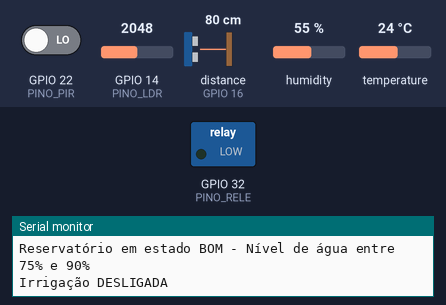
A sketch run on a simulated ESP32. On the bench: switched loads named in the sketch (green lamp = pin HIGH), the last lines printed to the serial monitor. Wiring (inferred from the names in the program): ultrasonic range finder: trigger GPIO 17; echo GPIO 16. The inputs (shaded band) are chosen by the test bench; at power-on: humidity 55 %, GPIO 14 (PINO_LDR) = 2048, GPIO 22 (PINO_PIR) LOW, distance to the obstacle (sensor on GPIO 16) 80 cm, temperature 24 °C. The echo pulse lasts 58.3 µs per cm; pins used as bus, display or sensor lines are not drawn.

Above: at 5.8 s.
5.9 s: humidity set to 41 %
11.9 s: humidity set to 38 %
At 16.5 s:
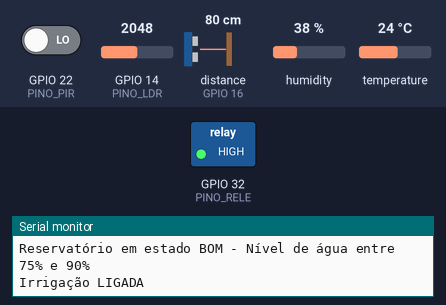
46.6 s: GPIO 14 (PINO_LDR) set to 2944
52.6 s: GPIO 14 (PINO_LDR) set to 3059
At 55.9 s:
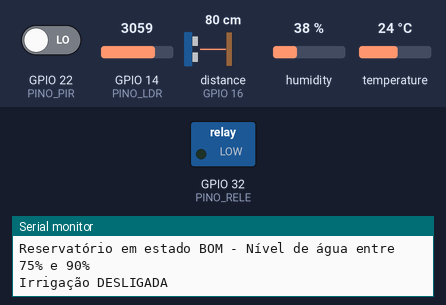
Timing chart, 0 to 57.4 s (numbered marks = the images above; inputs shaded):
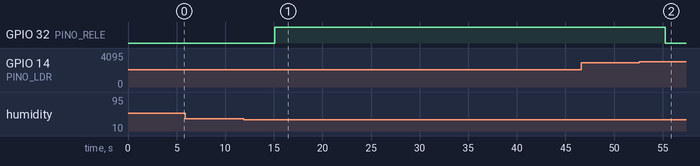

Measured:
- the behaviour switches between 40 and 39 % on humidity (found by bisection; images 0 and 1)
- the behaviour switches between 2999 and 3000 on GPIO 14 (PINO_LDR) (found by bisection; images 1 and 2)
- after the input at 11.9 s, GPIO 32 (PINO_RELE): LOW → HIGH after 3.2 s
- after the input at 52.6 s, GPIO 32 (PINO_RELE): HIGH → LOW after 2.6 s

The sketch:

Scketch.ino
```cpp
// Importa a biblioteca DHT
#include <DHT.h>

// Definição dos pinos dos sensores e atuadores
#define PINO_PIR 22       // Pino para o sensor PIR
#define PINO_DHT 12       // Pino para o DHT22
#define PINO_LDR 14       // Pino para o LDR (sensor de intensidade da luz solar)
#define TRIG_PIN 17       // Pino GPIO conectado ao Trig do HC-SR04
#define ECHO_PIN 16       // Pino GPIO conectado ao Echo do HC-SR04
#define PINO_RELE 32      // Pino de controle para ativação do relé

// Definição do tipo de sensor DHT
#define TIPO_DHT DHT22
DHT dht(PINO_DHT, TIPO_DHT);

// --- Variáveis e Parâmetros ---
const int ALTURA_RESERVATORIO = 400;    // Altura do reservatório em centímetros
const int NIVEL_MAXIMO = 400000;        // Nível máximo do reservatório em litros
const int NIVEL_MINIMO = 10000;         // Nível mínimo do reservatório em litros

// Limiares para controle
const float UMIDADE_MINIMA = 40.0;      // Umidade mínima em porcentagem
const float TEMPERATURA_MAXIMA = 30.0;  // Temperatura máxima em Celsius
const int LIMIAR_LDR = 3000;            // Limiar para o valor do LDR (ajuste conforme necessário)

// Variáveis globais
float umidade = 0.0;
float temperatura = 0.0;
int valorLDR = 0;
int nivel = 0;

void setup() {
  // Inicialização da comunicação serial
  Serial.begin(115200);

  // Configuração dos pinos dos sensores
  pinMode(PINO_PIR, INPUT);
  pinMode(PINO_LDR, INPUT);

  // Inicialização do sensor DHT22
  dht.begin();

  // Configuração dos pinos do HC-SR04
  pinMode(TRIG_PIN, OUTPUT);
  pinMode(ECHO_PIN, INPUT);

  // Configuração do pino do relé
  pinMode(PINO_RELE, OUTPUT);
  digitalWrite(PINO_RELE, LOW); // Garante que o relé esteja desligado no início
}

void loop() {
  lerSensorPIR();
  lerSensorDHT22();
  lerSensorLDR();
  lerNivelAgua();
  controlarIrrigacao();
  delay(5000);  // Aguarda 5 segundos antes da próxima leitura
}

// --- Funções Auxiliares ---

void lerSensorPIR() {
  int pirValue = digitalRead(PINO_PIR);

  if (pirValue == HIGH) {
    Serial.println("Movimento detectado! Alarme acionado!");
  }
}

void lerSensorDHT22() {
  umidade = dht.readHumidity();
  temperatura = dht.readTemperature();

  if (isnan(umidade) || isnan(temperatura)) {
    Serial.println("Falha ao ler o DHT!");
  } else {
    Serial.print("Temperatura: ");
    Serial.print(temperatura);
    Serial.println(" °C");

    Serial.print("Umidade: ");
    Serial.print(umidade);
    Serial.println(" %");

    if (umidade < UMIDADE_MINIMA) {
      Serial.println("ALERTA: Umidade baixa! Condições secas podem prejudicar as plantas.");
    }

    if (temperatura > TEMPERATURA_MAXIMA) {
      Serial.println("ALERTA: Temperatura alta! Condições de calor extremo detectadas.");
    }
  }
}

void lerSensorLDR() {
  valorLDR = analogRead(PINO_LDR);

  Serial.print("Luminosidade (LDR): ");
  Serial.println(valorLDR);
}

void lerNivelAgua() {
  unsigned long duracao;
  unsigned int distancia;

  // Envia um pulso de 10us para o Trig
  digitalWrite(TRIG_PIN, LOW);
  delayMicroseconds(2);
  digitalWrite(TRIG_PIN, HIGH);
  delayMicroseconds(10);
  digitalWrite(TRIG_PIN, LOW);

  // Calcula o tempo de duração do pulso de retorno no Echo
  duracao = pulseIn(ECHO_PIN, HIGH, 30000);  // Timeout de 30ms

  // Calcula a distância em centímetros
  distancia = duracao * 0.034 / 2;

  // Verifica se a distância está dentro do esperado
  if (distancia <= 0 || distancia > ALTURA_RESERVATORIO) {
    Serial.println("Leitura do nível de água fora de alcance");
  } else {
    // Calcula o nível atual do reservatório
    nivel = (ALTURA_RESERVATORIO - distancia) * (NIVEL_MAXIMO / ALTURA_RESERVATORIO);
    nivel = constrain(nivel, 0, NIVEL_MAXIMO);

    Serial.print("Nível da Água: ");
    Serial.print(nivel);
    Serial.print(" / ");
    Serial.print(NIVEL_MAXIMO);
    Serial.println(" Litros");

    exibirEstadoReservatorio(distancia);
  }
}

void exibirEstadoReservatorio(int distancia) {
  if (distancia <= 39) {
    Serial.println("Reservatório em estado ÓTIMO - Nível de água acima de 90%");
  } else if (distancia <= 100) {
    Serial.println("Reservatório em estado BOM - Nível de água entre 75% e 90%");
  } else if (distancia <= 200) {
    Serial.println("Reservatório em estado NORMAL - Nível de água entre 50% e 74%");
  } else if (distancia <= 300) {
    Serial.println("Reservatório em estado de RISCO - Nível de água entre 25% e 49%");
  } else if (distancia <= 398) {
    Serial.println("Reservatório em estado MÍNIMO - Nível de água abaixo de 25%");
  } else {
    Serial.println("ALERTA CRÍTICO: Reservatório quase vazio! Ação imediata necessária!");
  }
}

void controlarIrrigacao() {
  bool condicoesIrrigacao = ((umidade < UMIDADE_MINIMA) || (temperatura > TEMPERATURA_MAXIMA)) &&
                            (valorLDR < LIMIAR_LDR) &&
                            (nivel > NIVEL_MINIMO);

  if (condicoesIrrigacao) {
    digitalWrite(PINO_RELE, HIGH); // Liga o relé
    Serial.println("Irrigação LIGADA");
  } else {
    digitalWrite(PINO_RELE, LOW); // Desliga o relé
    Serial.println("Irrigação DESLIGADA");
  }
}
```
